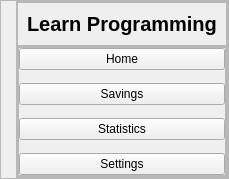
     <widget class="QFrame" name="leftMenu">
      <property name="frameShape">
       <enum>QFrame::StyledPanel</enum>
      </property>
      <property name="frameShadow">
       <enum>QFrame::Raised</enum>
      </property>
      <layout class="QVBoxLayout" name="verticalLayout_8">
       <property name="spacing">
        <number>0</number>
       </property>
       <property name="leftMargin">
        <number>15</number>
       </property>
       <property name="topMargin">
        <number>0</number>
       </property>
       <property name="rightMargin">
        <number>0</number>
       </property>
       <property name="bottomMargin">
        <number>0</number>
       </property>
       <item>
        <widget class="QFrame" name="frame_11">
         <property name="frameShape">
          <enum>QFrame::StyledPanel</enum>
         </property>
         <property name="frameShadow">
          <enum>QFrame::Raised</enum>
         </property>
         <layout class="QVBoxLayout" name="verticalLayout_9">
          <property name="spacing">
           <number>0</number>
          </property>
          <property name="leftMargin">
           <number>0</number>
          </property>
          <property name="topMargin">
           <number>0</number>
          </property>
          <property name="rightMargin">
           <number>0</number>
          </property>
          <property name="bottomMargin">
           <number>0</number>
          </property>
          <item>
           <widget class="QFrame" name="frame_12">
            <property name="frameShape">
             <enum>QFrame::StyledPanel</enum>
            </property>
            <property name="frameShadow">
             <enum>QFrame::Raised</enum>
            </property>
            <layout class="QHBoxLayout" name="horizontalLayout_18">
             <item alignment="Qt::AlignBottom">
              <widget class="QLabel" name="label_48">
               <property name="font">
                <font>
                 <family>Arial</family>
                 <pointsize>15</pointsize>
                 <weight>75</weight>
                 <bold>true</bold>
                </font>
               </property>
               <property name="text">
                <string>&lt;html&gt;&lt;head/&gt;&lt;body&gt;&lt;p&gt;Learn Programming&lt;/p&gt;&lt;/body&gt;&lt;/html&gt;</string>
               </property>
              </widget>
             </item>
            </layout>
           </widget>
          </item>
          <item>
           <widget class="QFrame" name="frame_13">
            <property name="sizePolicy">
             <sizepolicy hsizetype="Preferred" vsizetype="Expanding">
              <horstretch>0</horstretch>
              <verstretch>0</verstretch>
             </sizepolicy>
            </property>
            <property name="frameShape">
             <enum>QFrame::StyledPanel</enum>
            </property>
            <property name="frameShadow">
             <enum>QFrame::Raised</enum>
            </property>
            <layout class="QVBoxLayout" name="verticalLayout_11">
             <property name="spacing">
              <number>0</number>
             </property>
             <property name="leftMargin">
              <number>0</number>
             </property>
             <property name="topMargin">
              <number>0</number>
             </property>
             <property name="rightMargin">
              <number>0</number>
             </property>
             <property name="bottomMargin">
              <number>0</number>
             </property>
             <item alignment="Qt::AlignTop">
              <widget class="QFrame" name="frame_14">
               <property name="frameShape">
                <enum>QFrame::StyledPanel</enum>
               </property>
               <property name="frameShadow">
                <enum>QFrame::Raised</enum>
               </property>
               <layout class="QVBoxLayout" name="verticalLayout_10">
                <property name="spacing">
                 <number>13</number>
                </property>
                <property name="leftMargin">
                 <number>0</number>
                </property>
                <property name="topMargin">
                 <number>0</number>
                </property>
                <property name="rightMargin">
                 <number>0</number>
                </property>
                <property name="bottomMargin">
                 <number>0</number>
                </property>
                <item>
                 <widget class="QPushButton" name="pushButton_3">
                  <property name="text">
                   <string>Home</string>
                  </property>
                  <property name="icon">
                   <iconset resource="resources.qrc">
                    <normaloff>:/pink-icons/assets/QRC Resources/pink-icons/home.svg</normaloff>:/pink-icons/assets/QRC Resources/pink-icons/home.svg</iconset>
                  </property>
                  <property name="iconSize">
                   <size>
                    <width>24</width>
                    <height>24</height>
                   </size>
                  </property>
                 </widget>
                </item>
                <item>
                 <widget class="QPushButton" name="pushButton_4">
                  <property name="text">
                   <string>Savings</string>
                  </property>
                  <property name="icon">
                   <iconset resource="resources.qrc">
                    <normaloff>:/white-icons/assets/QRC Resources/white-icons/grid.svg</normaloff>:/white-icons/assets/QRC Resources/white-icons/grid.svg</iconset>
                  </property>
                  <property name="iconSize">
                   <size>
                    <width>24</width>
                    <height>24</height>
                   </size>
                  </property>
                 </widget>
                </item>
                <item>
                 <widget class="QPushButton" name="pushButton_5">
                  <property name="text">
                   <string>Statistics</string>
                  </property>
                  <property name="icon">
                   <iconset resource="resources.qrc">
                    <normaloff>:/white-icons/assets/QRC Resources/white-icons/bar-chart-2.svg</normaloff>:/white-icons/assets/QRC Resources/white-icons/bar-chart-2.svg</iconset>
                  </property>
                  <property name="iconSize">
                   <size>
                    <width>24</width>
                    <height>24</height>
                   </size>
                  </property>
                 </widget>
                </item>
                <item>
                 <widget class="QPushButton" name="pushButton_6">
                  <property name="text">
                   <string>Settings</string>
                  </property>
                  <property name="icon">
                   <iconset resource="resources.qrc">
                    <normaloff>:/white-icons/assets/QRC Resources/white-icons/settings.svg</normaloff>:/white-icons/assets/QRC Resources/white-icons/settings.svg</iconset>
                  </property>
                  <property name="iconSize">
                   <size>
                    <width>24</width>
                    <height>24</height>
                   </size>
                  </property>
                 </widget>
                </item>
               </layout>
              </widget>
             </item>
            </layout>
           </widget>
          </item>
         </layout>
        </widget>
       </item>
      </layout>
     </widget>
